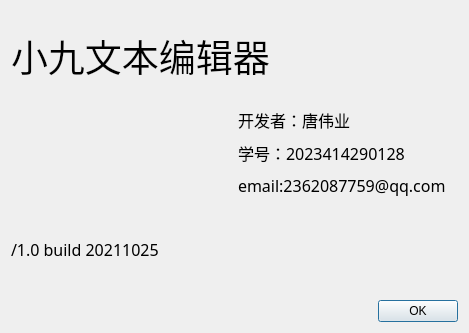
<?xml version="1.0" encoding="UTF-8"?>
<ui version="4.0">
 <class>AboutDialog</class>
 <widget class="QDialog" name="AboutDialog">
  <property name="geometry">
   <rect>
    <x>0</x>
    <y>0</y>
    <width>469</width>
    <height>333</height>
   </rect>
  </property>
  <property name="windowTitle">
   <string>Dialog</string>
  </property>
  <layout class="QGridLayout" name="gridLayout">
   <item row="0" column="0" colspan="2">
    <widget class="QLabel" name="label">
     <property name="font">
      <font>
       <family>Agency FB</family>
       <pointsize>28</pointsize>
      </font>
     </property>
     <property name="text">
      <string>小九文本编辑器</string>
     </property>
    </widget>
   </item>
   <item row="1" column="0">
    <widget class="QLabel" name="label_5">
     <property name="styleSheet">
      <string notr="true">border-image: url(:/img/book.png);</string>
     </property>
     <property name="text">
      <string/>
     </property>
    </widget>
   </item>
   <item row="1" column="1">
    <layout class="QVBoxLayout" name="verticalLayout">
     <item>
      <widget class="QLabel" name="label_3">
       <property name="font">
        <font>
         <family>Agency FB</family>
         <pointsize>12</pointsize>
        </font>
       </property>
       <property name="text">
        <string>开发者：唐伟业</string>
       </property>
      </widget>
     </item>
     <item>
      <widget class="QLabel" name="label_4">
       <property name="font">
        <font>
         <family>Agency FB</family>
         <pointsize>12</pointsize>
        </font>
       </property>
       <property name="text">
        <string>学号：2023414290128</string>
       </property>
      </widget>
     </item>
     <item>
      <widget class="QLabel" name="label_2">
       <property name="font">
        <font>
         <family>Agency FB</family>
         <pointsize>12</pointsize>
        </font>
       </property>
       <property name="text">
        <string>email:2362087759@qq.com</string>
       </property>
      </widget>
     </item>
    </layout>
   </item>
   <item row="2" column="0">
    <widget class="QLabel" name="label_7">
     <property name="font">
      <font>
       <family>Agency FB</family>
       <pointsize>12</pointsize>
      </font>
     </property>
     <property name="text">
      <string>/1.0 build 20211025</string>
     </property>
    </widget>
   </item>
   <item row="3" column="0" colspan="2">
    <widget class="QDialogButtonBox" name="buttonBox">
     <property name="orientation">
      <enum>Qt::Horizontal</enum>
     </property>
     <property name="standardButtons">
      <set>QDialogButtonBox::Ok</set>
     </property>
    </widget>
   </item>
  </layout>
  <widget class="QLabel" name="label_6">
   <property name="geometry">
    <rect>
     <x>60</x>
     <y>130</y>
     <width>36</width>
     <height>8</height>
    </rect>
   </property>
   <property name="text">
    <string/>
   </property>
  </widget>
 </widget>
 <resources/>
 <connections>
  <connection>
   <sender>buttonBox</sender>
   <signal>accepted()</signal>
   <receiver>AboutDialog</receiver>
   <slot>accept()</slot>
   <hints>
    <hint type="sourcelabel">
     <x>248</x>
     <y>254</y>
    </hint>
    <hint type="destinationlabel">
     <x>157</x>
     <y>274</y>
    </hint>
   </hints>
  </connection>
  <connection>
   <sender>buttonBox</sender>
   <signal>rejected()</signal>
   <receiver>AboutDialog</receiver>
   <slot>reject()</slot>
   <hints>
    <hint type="sourcelabel">
     <x>316</x>
     <y>260</y>
    </hint>
    <hint type="destinationlabel">
     <x>286</x>
     <y>274</y>
    </hint>
   </hints>
  </connection>
 </connections>
</ui>
